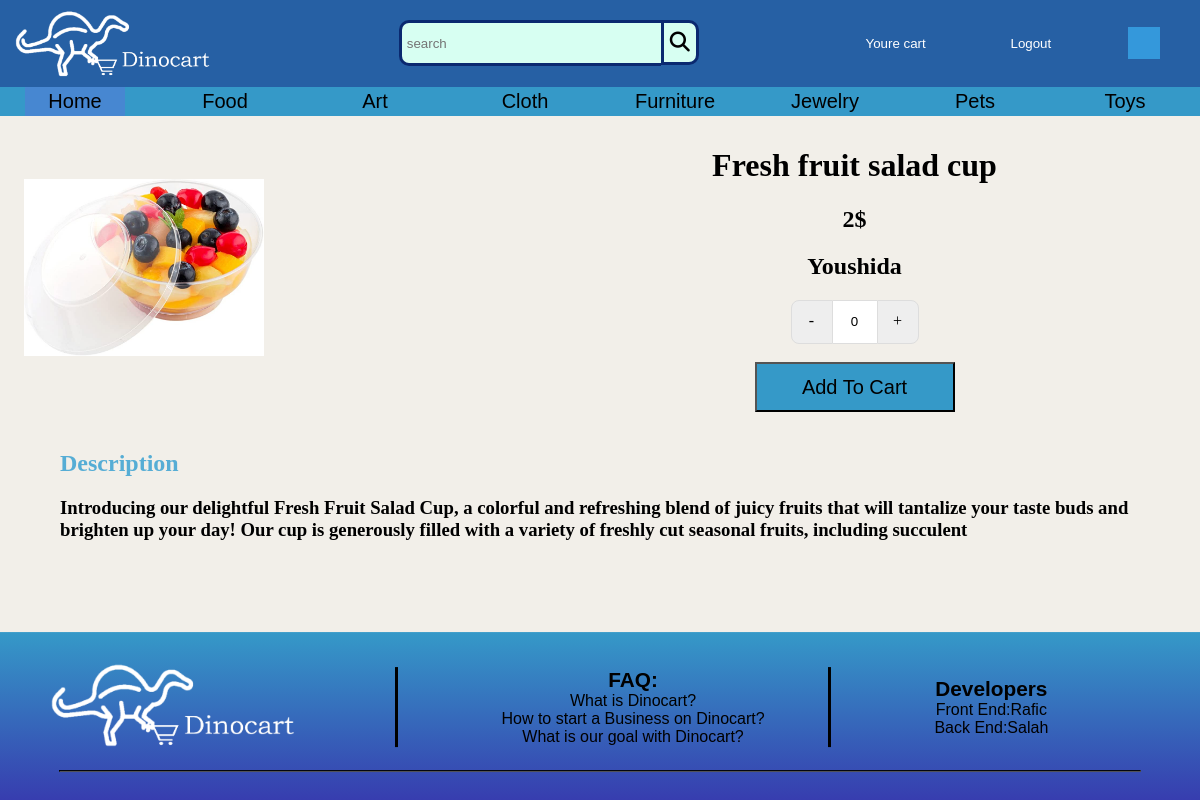
Screenshot of /products-details.php?pid=5 with the database file from the repository.
### tables this page shows
CREATE TABLE `category` (
  `id` int(255) NOT NULL,
  `cname` varchar(255) NOT NULL
);

CREATE TABLE `products` (
  `id` int(255) NOT NULL,
  `name` varchar(255) NOT NULL,
  `price` int(255) NOT NULL,
  `image` varchar(255) NOT NULL,
  `Discription` varchar(255) NOT NULL,
  `cid` int(255) NOT NULL,
  `uname` varchar(255) NOT NULL
);

### products-details.php (the view, shortened to what this page needs)
<?php
@include 'config.php';
?>
<!DOCTYPE html>
<html lang="en">
<head>
    <link rel="stylesheet" href="Chocolate Cake.css">
</head>
<body>
<?php
include 'header.php';
if(isset($_GET['pid'])){
    $result = mysqli_query($conn,"SELECT * FROM products WHERE id = ".$_GET['pid']);
    while($row = mysqli_fetch_assoc($result)){
        echo "<div class='devider'>
          <div class='imdve'><img src='uploaded_img/".$row['image']."' class='proim' id='imgid'></div>
          <form method = 'post'>
        <div class='textdiv'><h1>".$row['name']."</h1>
            <h2>".$row['price']."$</h2>
            <h2>".$row['uname']."</h2>
            <div class='value-button' id='decrease' onclick='decreaseValue()' value='Decrease Value'>-</div>
            <input type='number' id='number' name = 'items' value='0' >
            <div class='value-button' id='increase' onclick='increaseValue()' value='Increase Value'>+</div>
            <input type='hidden' name='product_name' value=".$row['name'].">
            <input type='hidden' name='product_price' value=".$row['price'].">
            <input type='hidden' name='product_image' value=".$row['image'].">
            <input type='hidden' name='username' value=".$_SESSION['user_name'].">
            <br>
            <br>
            <input type='submit' class='buy' value='Add To Cart' name='add_cart'>
    </form></div>
</div>
<br>
<h2 id='dist'>Description</h2>
<h3 id='disb'>".$row['Discription']."</h3>";
}
}else{
    header('location:index.html');
}
include 'fotter.php';
?>
</body>
</html>

### header.php (shortened to what this page needs)
<!DOCTYPE html>
<html lang="en">
<head>
    <link rel="stylesheet" href="food1.css">
</head>
<body>
  <?php
  include 'config.php';
  ?>
<header id="header">
     <img src="img/logo.png" alt="logo" class="logo">
     <div class="wrap">
    <form method="get" action="search.php">
        <div class="search">
            <input type="text" name="search" class="searchm" placeholder="search">
            <button type="submit" name="submit" class="searchButton">
                <i class="fa fa-search"></i>
            </button>
        </div>
    </form>
</div>
         <div class="hed" >
             <a href="CartPage.php"><button type="button" class="button">
                 <p class="b_text">Youre cart</p>
                </button></a>
         </div>
<div class="hed" >
             <a href="index.php"><button type="button" class="button">
                 <p class="b_text">Logout</p>
                </button></a>
         </div>
<div class='hed' id='id'>
    <button class="dropbtn button">
    </button>
</div>
</header>
         <header id="head2">
             <div id="categ">
                <a href="MainPage.php"><button class="but" style="background-color: #4787d1;">Home</button></a>
                <?php
                 $salah = mysqli_query($conn,"SELECT * FROM category");
                 while($row = mysqli_fetch_assoc($salah)){
                  $cid = $row['id'];
                 echo '<a href= "products.php?cid='.$cid.'"><button class="but">'.$row['cname'].'</button></a>';
                 }
                 ?>
             </div>
         </header>
</body>
</html>

### fotter.php (shortened to what this page needs)
<!DOCTYPE html>
<html lang="en">
<head>
    <link rel="stylesheet" href="food1.css">
</head>
<body>
<footer>
    <div class="top-foot">
    <div style="width: 300px;"><img src="img/logo.png" class="if"></div>
    <div class="vl"></div>
    <div id="u1"><ul style="list-style-type:none;"><span id="faq">FAQ:</span>
        <span onclick="Function1()"><li>What is Dinocart?</li></span>
        <span onclick="Function2()"><li>How to start a Business on Dinocart?</li></span>
        <span onclick="Function3()"><li>What is our goal with Dinocart?</li></span>
    </ul></div>
    <div class="vl"></div>
    <div id="u2"><ul style="list-style-type:none;" >
        <span id="dev">Developers</span>
        <li><a href="rafic.php" target="_blank">Front End:Rafic</a></li>
    <li><a href="salah.php" target="_blank">Back End:Salah</a></li>
    </ul></div>
    </div>
    <hr>
</footer>
</body>
</html>

### Chocolate Cake.css (style rules this page uses)
.imdve { width: 40%; padding-left: 2%; }
.proim { width: 100%; }
.devider { display: flex; align-items: center; padding-top: 10px; }
.textdiv { padding-left: 5px; }
.buy { width: 200px; height: 50px; font-size: 20px; background-color: #3599c8; }
#dist { padding-left: 5%; color: #56add5; }
#disb { padding-left: 5%; padding-right: 5%; }
form { width: 300px; margin: 0 auto; text-align: center; }
.proim { display: inline-block; top : 0; left : 0; bottom:20px; width: 50%; max-height: 200px }
.value-button { display: inline-block; border: 1px solid #ddd; margin: 0px; width: 40px; height: 20px; text-align: center; vertical-align: middle; padding: 11px 0; background: #eee; -webkit-touch-callout: none; -webkit-user-select: none; -khtml-user-select: none; -moz-user-select: none; -ms-user-select: none; user-select: none; }
form #decrease { margin-right: -4px; border-radius: 8px 0 0 8px; }
form #increase { margin-left: -4px; border-radius: 0 8px 8px 0; }
input#number { text-align: center; border: none; border-top: 1px solid #ddd; border-bottom: 1px solid #ddd; margin: 0px; width: 40px; height: 40px; }

### food1.css (style rules this page uses)
body { background-color: #F2EFE9; margin: 0 0 0 0; position: relative; min-height: 100vh; }
#header { display: flex; align-items: center; justify-content: space-between; background: #2660A4; }
.logo { width: 20%; padding-top: 10px; padding-bottom: 10px; }
.button { display: flex; flex-direction: column; align-items: center; background-color: transparent; border-color: transparent; cursor: pointer; }
.b_text { font-size: 1em; color: white; }
#id { padding-right: 40px; }
.search { width: 100%; position: relative; display: flex; }
.searchm { width: 100%; border: 3px solid #0A2970; border-right: none; padding: 5px; height: 30px; border-radius: 10px 0 0 10px; outline: none; background-color: #D7FFF2; }
.searchButton { width: 40px; height: 44.5px; border: 3px solid #0A2970; background: #D7FFF2; text-align: center; color: #000000; border-radius: 0 10px 10px 0; cursor: pointer; font-size: 20px; }
.wrap { width: 40%; }
#head2 { background-color: #3599c8; }
#categ { display: flex; align-items: center; justify-content: space-around; }
.but { width: 100px; font-size: 20px; border-color: transparent; background-color: transparent; }
.dropbtn { background-color: #3498DB; color: white; padding: 16px; font-size: 16px; border: none; cursor: pointer; }
footer { background: linear-gradient(to top, #373daf , #3599c8 ); position: sticky; top: 100%; height: auto; padding-top: 20px; padding-bottom: 20px; width: 100%; }
a { color: rgb(0, 0, 0); }
hr { border-color: black; width: 90%; }
.vl { border-left: 3px solid rgb(0, 0, 0); height: 80px; }
.if { width: 100%; height: 100%; }
.top-foot { display: flex; align-items: center; justify-content: space-around; padding-right: 10%; }
#dev { font-size: 130%; font-weight: bold ; }
#faq { font-size: 130%; font-weight: bold ; }
ul { font-family: sans-serif; text-align: center; }
a:link { text-decoration: none; }

### rows the page displays
category: cname "Food"
category: cname "Art"
category: cname "Cloth"
category: cname "Furniture"
category: cname "Jewelry"
category: cname "Pets"
category: cname "Toys"
products: image (picture), name "Fresh fruit salad cup", price "2", uname "Youshida", Discription "Introducing our delightful Fresh Fruit Salad Cup, a colorful and refreshing blend of juicy fruits that will tantalize your taste buds and brighten up your day! Our cup is generously filled with a variety of freshly cut seasonal fruits, including succulent"
